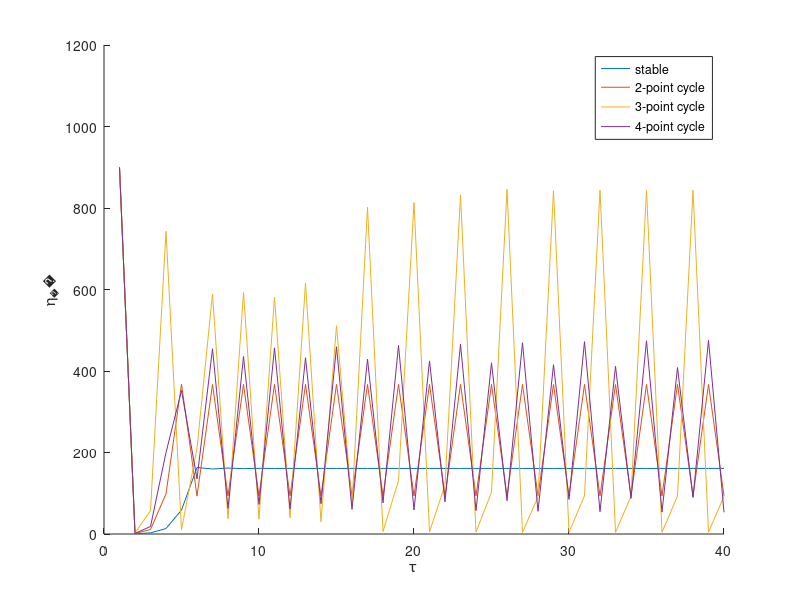

This chart was generated by the following MATLAB code:
t=40;
a=0.01;
R=[5,10,23,13];
eta=zeros(1,t);
eta(1)=900;
for j=1:size(R,2)
    for i=2:t
        eta(i)=R(j)*eta(i-1)*exp(-a*eta(i-1));
    end
    r=zeros(1,40)+R(j);
    %figure;
    hold on
    plot(1:t,eta(t-40+1:t))
    legend('stable','2-point cycle','3-point cycle','4-point cycle')
    axis([0 40 0 1200])
    ylabel('η_τ')
    xlabel('τ')
end
hold off

% stable->2-point cycle: R=7.4
% ->4-point cycle: R=12.5